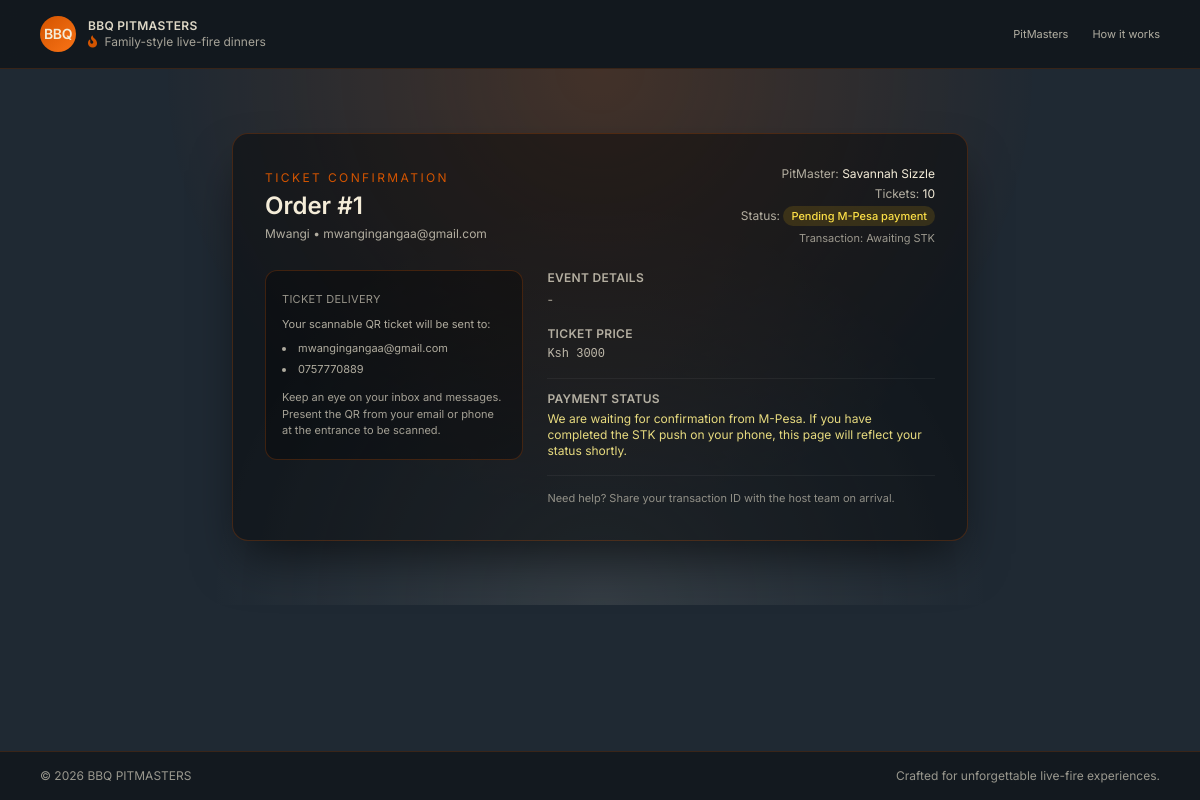
The page /ticket/1/ on the database its author committed.
### tickets/models.py (models this page shows, shortened)
class Order(models.Model):
    STATUS_PENDING = "pending"
    STATUS_PAID = "paid"
    STATUS_CHOICES = [
        (STATUS_PENDING, "Pending"),
        (STATUS_PAID, "Paid"),
    ]
    chef = models.ForeignKey(Chef, on_delete=models.CASCADE, related_name="orders")
    quantity = models.PositiveIntegerField(default=1)
    guest_name = models.CharField(max_length=255)
    guest_email = models.EmailField()
    guest_phone = models.CharField(max_length=30)
    transaction_id = models.CharField(max_length=100, blank=True)
    status = models.CharField(
        max_length=20, choices=STATUS_CHOICES, default=STATUS_PENDING
    )
    created_at = models.DateTimeField(auto_now_add=True)

class Chef(models.Model):
    name = models.CharField(max_length=255)
    bio = models.TextField()
    about = models.TextField(blank=True)
    image = models.ImageField(upload_to="chefs/", blank=True, null=True)
    menu_description = models.TextField()
    mpesa_till_number = models.CharField(max_length=50)
    paybill_number = models.CharField(max_length=50, blank=True)
    event_datetime = models.DateTimeField(blank=True, null=True)
    ticket_capacity = models.PositiveIntegerField(blank=True, null=True)
    ticket_price = models.PositiveIntegerField(blank=True, null=True, help_text="Ticket price in KES")

### tickets/views.py (the view)
# urls.py: path("ticket/<int:order_id>/", views.ticket_confirmation, name="ticket_confirmation"),
def ticket_confirmation(request: HttpRequest, order_id: int) -> HttpResponse:
    order = get_object_or_404(Order, pk=order_id)
    return render(
        request,
        "tickets/ticket_confirmation.html",
        {"order": order},
    )

### tickets/templates/tickets/ticket_confirmation.html
{% extends "base.html" %}
{% block content %}
<section class="relative">
  <div class="absolute inset-0 bg-[radial-gradient(circle_at_top,_#D3540040,_transparent_55%),_radial-gradient(circle_at_bottom,_#F4ECD820,_transparent_50%)] opacity-80 pointer-events-none"></div>
  <div class="relative mx-auto max-w-3xl px-4 py-16">
    <div class="border border-burnt/25 bg-black/40 rounded-2xl p-6 sm:p-8 shadow-2xl shadow-black/60">
      <div class="flex flex-col sm:flex-row sm:items-center sm:justify-between gap-4 mb-6">
        <div>
          <p class="text-xs uppercase tracking-[0.2em] text-burnt mb-1">Ticket confirmation</p>
          <h1 class="text-2xl font-semibold text-cream">Order #{{ order.id }}</h1>
          <p class="text-xs text-cream/70 mt-1">
            {{ order.guest_name }} &bull; {{ order.guest_email }}
          </p>
        </div>
        <div class="text-right text-xs text-cream/70">
          <div class="mb-1">PitMaster: <span class="text-cream">{{ order.chef.name }}</span></div>
          <div class="mb-1">Tickets: <span class="text-cream">{{ order.quantity }}</span></div>
          <div class="mb-1">Status:
            {% if order.status == 'paid' %}
            <span class="inline-flex items-center rounded-full bg-emerald-500/15 text-emerald-300 px-2 py-0.5 text-[11px] font-medium">Paid</span>
            {% else %}
            <span class="inline-flex items-center rounded-full bg-yellow-500/15 text-yellow-300 px-2 py-0.5 text-[11px] font-medium">Pending M-Pesa payment</span>
            {% endif %}
          </div>
          <div class="text-[11px] text-cream/60">Transaction: {{ order.transaction_id|default:"Awaiting STK" }}</div>
        </div>
      </div>
      <div class="grid gap-6 sm:grid-cols-[2fr,3fr] items-start">
        <div class="flex flex-col justify-center border border-burnt/25 rounded-xl bg-black/30 py-5 px-4 text-[11px] text-cream/70">
          <div class="uppercase tracking-wide text-cream/60 mb-2">Ticket delivery</div>
          <p class="mb-2">Your scannable QR ticket will be sent to:</p>
          <ul class="list-disc list-inside space-y-1">
            <li>{{ order.guest_email }}</li>
            <li>{{ order.guest_phone }}</li>
          </ul>
          <p class="mt-3 text-cream/65">
            Keep an eye on your inbox and messages. Present the QR from your email or phone at the entrance to be scanned.
          </p>
        </div>
        <div class="text-sm text-cream/75 space-y-4">
          <div>
            <h2 class="text-xs font-semibold uppercase tracking-wide text-cream/70 mb-1">Event details</h2>
            <p class="text-xs text-cream/70 leading-relaxed">{{ order.chef.menu_description }}</p>
          </div>
          {% if order.chef.ticket_price %}
          <div>
            <h3 class="text-xs font-semibold uppercase tracking-wide text-cream/70 mb-1">Ticket price</h3>
            <p class="text-xs text-cream/75 font-mono">Ksh {{ order.chef.ticket_price|floatformat:0 }}</p>
          </div>
          {% endif %}
          <div class="border-t border-white/5 pt-3">
            <h3 class="text-xs font-semibold uppercase tracking-wide text-cream/70 mb-1">Payment status</h3>
            {% if order.status == 'paid' %}
            <p class="text-xs text-emerald-300/90">Your payment has been received via M-Pesa. You're all set for a relaxed, family-style live-fire experience.</p>
            {% else %}
            <p class="text-xs text-yellow-200/90">We are waiting for confirmation from M-Pesa. If you have completed the STK push on your phone, this page will reflect your status shortly.</p>
            {% endif %}
          </div>
          <div class="border-t border-white/5 pt-3 text-[11px] text-cream/55">
            <p>Need help? Share your transaction ID with the host team on arrival.</p>
          </div>
        </div>
      </div>
    </div>
  </div>
</section>
{% endblock %}

### rows shown on the page
Order: id "1", guest_name "Mwangi", guest_email "mwangingangaa@gmail.com", chef.name "Savannah Sizzle", quantity "10", transaction_id "Awaiting STK", guest_phone "0757770889", chef.menu_description "-", chef.ticket_price "3000"
